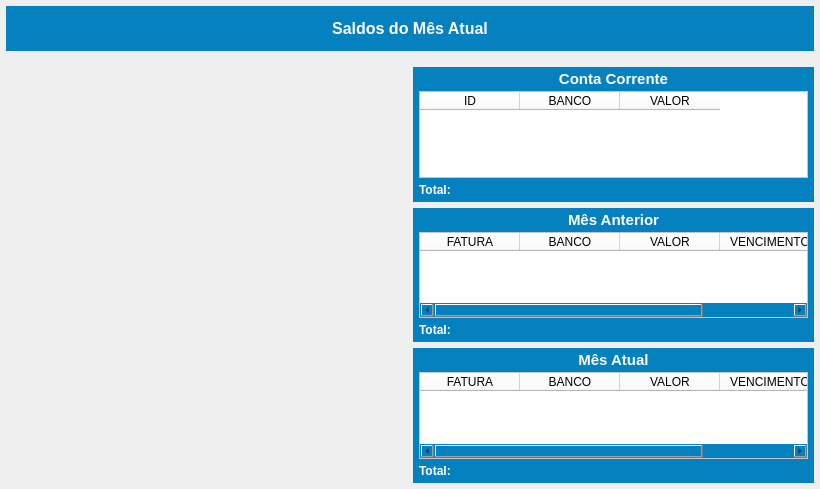
<?xml version="1.0" encoding="UTF-8"?>
<ui version="4.0">
 <class>MainWindow</class>
 <widget class="QMainWindow" name="MainWindow">
  <property name="geometry">
   <rect>
    <x>0</x>
    <y>0</y>
    <width>820</width>
    <height>489</height>
   </rect>
  </property>
  <property name="windowTitle">
   <string>Saldos Atuais</string>
  </property>
  <widget class="QWidget" name="centralwidget">
   <layout class="QVBoxLayout" name="verticalLayout">
    <property name="leftMargin">
     <number>6</number>
    </property>
    <property name="topMargin">
     <number>6</number>
    </property>
    <property name="rightMargin">
     <number>6</number>
    </property>
    <property name="bottomMargin">
     <number>6</number>
    </property>
    <item>
     <widget class="QWidget" name="widget" native="true">
      <property name="minimumSize">
       <size>
        <width>0</width>
        <height>45</height>
       </size>
      </property>
      <property name="maximumSize">
       <size>
        <width>16777215</width>
        <height>45</height>
       </size>
      </property>
      <property name="styleSheet">
       <string notr="true">background-color: rgb(5, 129, 192);</string>
      </property>
      <layout class="QHBoxLayout" name="horizontalLayout_14">
       <item>
        <widget class="QLabel" name="label_7">
         <property name="font">
          <font>
           <pointsize>12</pointsize>
           <weight>75</weight>
           <bold>true</bold>
          </font>
         </property>
         <property name="styleSheet">
          <string notr="true">color: rgb(255, 255, 255);</string>
         </property>
         <property name="text">
          <string>Saldos do Mês Atual</string>
         </property>
         <property name="alignment">
          <set>Qt::AlignCenter</set>
         </property>
        </widget>
       </item>
      </layout>
     </widget>
    </item>
    <item>
     <widget class="QWidget" name="widget_2" native="true">
      <layout class="QHBoxLayout" name="horizontalLayout">
       <property name="leftMargin">
        <number>0</number>
       </property>
       <property name="topMargin">
        <number>0</number>
       </property>
       <property name="rightMargin">
        <number>0</number>
       </property>
       <property name="bottomMargin">
        <number>0</number>
       </property>
       <item>
        <widget class="QWidget" name="widget_4" native="true">
         <layout class="QVBoxLayout" name="verticalLayout_2">
          <property name="leftMargin">
           <number>0</number>
          </property>
          <property name="topMargin">
           <number>6</number>
          </property>
          <property name="rightMargin">
           <number>0</number>
          </property>
          <property name="bottomMargin">
           <number>0</number>
          </property>
          <item>
           <widget class="QWidget" name="widget_6" native="true"/>
          </item>
          <item>
           <widget class="QWidget" name="widget_3" native="true"/>
          </item>
         </layout>
        </widget>
       </item>
       <item>
        <widget class="QWidget" name="widget_5" native="true">
         <layout class="QVBoxLayout" name="verticalLayout_3">
          <property name="leftMargin">
           <number>0</number>
          </property>
          <property name="topMargin">
           <number>10</number>
          </property>
          <property name="rightMargin">
           <number>0</number>
          </property>
          <property name="bottomMargin">
           <number>0</number>
          </property>
          <item>
           <widget class="QWidget" name="widget_18" native="true">
            <property name="minimumSize">
             <size>
              <width>0</width>
              <height>0</height>
             </size>
            </property>
            <property name="maximumSize">
             <size>
              <width>16777215</width>
              <height>16777215</height>
             </size>
            </property>
            <property name="styleSheet">
             <string notr="true">background-color: rgb(5, 129, 192);</string>
            </property>
            <layout class="QVBoxLayout" name="verticalLayout_6">
             <property name="spacing">
              <number>2</number>
             </property>
             <property name="leftMargin">
              <number>6</number>
             </property>
             <property name="topMargin">
              <number>2</number>
             </property>
             <property name="rightMargin">
              <number>6</number>
             </property>
             <property name="bottomMargin">
              <number>2</number>
             </property>
             <item>
              <widget class="QWidget" name="widget_7" native="true">
               <property name="minimumSize">
                <size>
                 <width>0</width>
                 <height>20</height>
                </size>
               </property>
               <property name="maximumSize">
                <size>
                 <width>16777215</width>
                 <height>20</height>
                </size>
               </property>
               <layout class="QHBoxLayout" name="horizontalLayout_2">
                <property name="spacing">
                 <number>0</number>
                </property>
                <property name="leftMargin">
                 <number>0</number>
                </property>
                <property name="topMargin">
                 <number>0</number>
                </property>
                <property name="rightMargin">
                 <number>0</number>
                </property>
                <property name="bottomMargin">
                 <number>0</number>
                </property>
                <item>
                 <widget class="QLabel" name="label_5">
                  <property name="maximumSize">
                   <size>
                    <width>16777215</width>
                    <height>25</height>
                   </size>
                  </property>
                  <property name="font">
                   <font>
                    <pointsize>11</pointsize>
                    <weight>75</weight>
                    <bold>true</bold>
                   </font>
                  </property>
                  <property name="styleSheet">
                   <string notr="true">color: rgb(255, 255, 255);</string>
                  </property>
                  <property name="text">
                   <string>Conta Corrente</string>
                  </property>
                  <property name="alignment">
                   <set>Qt::AlignCenter</set>
                  </property>
                 </widget>
                </item>
               </layout>
              </widget>
             </item>
             <item>
              <widget class="QTableWidget" name="table_Corrente">
               <property name="sizePolicy">
                <sizepolicy hsizetype="Preferred" vsizetype="Preferred">
                 <horstretch>0</horstretch>
                 <verstretch>0</verstretch>
                </sizepolicy>
               </property>
               <property name="font">
                <font>
                 <pointsize>8</pointsize>
                </font>
               </property>
               <property name="styleSheet">
                <string notr="true">background-color: rgb(255, 255, 255);</string>
               </property>
               <column>
                <property name="text">
                 <string>ID</string>
                </property>
               </column>
               <column>
                <property name="text">
                 <string>BANCO</string>
                </property>
               </column>
               <column>
                <property name="text">
                 <string>VALOR</string>
                </property>
               </column>
              </widget>
             </item>
             <item>
              <widget class="QWidget" name="widget_8" native="true">
               <property name="minimumSize">
                <size>
                 <width>0</width>
                 <height>20</height>
                </size>
               </property>
               <property name="maximumSize">
                <size>
                 <width>16777215</width>
                 <height>20</height>
                </size>
               </property>
               <layout class="QHBoxLayout" name="horizontalLayout_7">
                <property name="spacing">
                 <number>0</number>
                </property>
                <property name="leftMargin">
                 <number>0</number>
                </property>
                <property name="topMargin">
                 <number>0</number>
                </property>
                <property name="rightMargin">
                 <number>0</number>
                </property>
                <property name="bottomMargin">
                 <number>0</number>
                </property>
                <item>
                 <widget class="QLabel" name="label">
                  <property name="font">
                   <font>
                    <pointsize>9</pointsize>
                    <weight>75</weight>
                    <bold>true</bold>
                   </font>
                  </property>
                  <property name="styleSheet">
                   <string notr="true">color: rgb(255, 255, 255);</string>
                  </property>
                  <property name="text">
                   <string>Total:</string>
                  </property>
                 </widget>
                </item>
                <item>
                 <widget class="QLabel" name="label_T_Corrente">
                  <property name="font">
                   <font>
                    <pointsize>9</pointsize>
                    <weight>75</weight>
                    <bold>true</bold>
                   </font>
                  </property>
                  <property name="styleSheet">
                   <string notr="true">color: rgb(255, 255, 255);</string>
                  </property>
                  <property name="text">
                   <string/>
                  </property>
                  <property name="alignment">
                   <set>Qt::AlignRight|Qt::AlignTrailing|Qt::AlignVCenter</set>
                  </property>
                 </widget>
                </item>
               </layout>
              </widget>
             </item>
            </layout>
           </widget>
          </item>
          <item>
           <widget class="QWidget" name="widget_19" native="true">
            <property name="minimumSize">
             <size>
              <width>0</width>
              <height>0</height>
             </size>
            </property>
            <property name="maximumSize">
             <size>
              <width>16777215</width>
              <height>16777215</height>
             </size>
            </property>
            <property name="styleSheet">
             <string notr="true">background-color: rgb(5, 129, 192);</string>
            </property>
            <layout class="QVBoxLayout" name="verticalLayout_7">
             <property name="spacing">
              <number>2</number>
             </property>
             <property name="leftMargin">
              <number>6</number>
             </property>
             <property name="topMargin">
              <number>2</number>
             </property>
             <property name="rightMargin">
              <number>6</number>
             </property>
             <property name="bottomMargin">
              <number>2</number>
             </property>
             <item>
              <widget class="QWidget" name="widget_10" native="true">
               <property name="minimumSize">
                <size>
                 <width>0</width>
                 <height>20</height>
                </size>
               </property>
               <property name="maximumSize">
                <size>
                 <width>16777215</width>
                 <height>20</height>
                </size>
               </property>
               <layout class="QHBoxLayout" name="horizontalLayout_3">
                <property name="spacing">
                 <number>0</number>
                </property>
                <property name="leftMargin">
                 <number>0</number>
                </property>
                <property name="topMargin">
                 <number>0</number>
                </property>
                <property name="rightMargin">
                 <number>0</number>
                </property>
                <property name="bottomMargin">
                 <number>0</number>
                </property>
                <item>
                 <widget class="QLabel" name="label_9">
                  <property name="maximumSize">
                   <size>
                    <width>16777215</width>
                    <height>25</height>
                   </size>
                  </property>
                  <property name="font">
                   <font>
                    <pointsize>11</pointsize>
                    <weight>75</weight>
                    <bold>true</bold>
                   </font>
                  </property>
                  <property name="styleSheet">
                   <string notr="true">color: rgb(255, 255, 255);</string>
                  </property>
                  <property name="text">
                   <string>Mês Anterior</string>
                  </property>
                  <property name="alignment">
                   <set>Qt::AlignCenter</set>
                  </property>
                 </widget>
                </item>
               </layout>
              </widget>
             </item>
             <item>
              <widget class="QTableWidget" name="table_Cartao_Anterior">
               <property name="sizePolicy">
                <sizepolicy hsizetype="Preferred" vsizetype="Preferred">
                 <horstretch>0</horstretch>
                 <verstretch>0</verstretch>
                </sizepolicy>
               </property>
               <property name="font">
                <font>
                 <pointsize>8</pointsize>
                </font>
               </property>
               <property name="styleSheet">
                <string notr="true">background-color: rgb(255, 255, 255);</string>
               </property>
               <column>
                <property name="text">
                 <string>FATURA</string>
                </property>
               </column>
               <column>
                <property name="text">
                 <string>BANCO</string>
                </property>
               </column>
               <column>
                <property name="text">
                 <string>VALOR</string>
                </property>
               </column>
               <column>
                <property name="text">
                 <string>VENCIMENTO</string>
                </property>
               </column>
              </widget>
             </item>
             <item>
              <widget class="QWidget" name="widget_11" native="true">
               <property name="minimumSize">
                <size>
                 <width>0</width>
                 <height>20</height>
                </size>
               </property>
               <property name="maximumSize">
                <size>
                 <width>16777215</width>
                 <height>20</height>
                </size>
               </property>
               <layout class="QHBoxLayout" name="horizontalLayout_8">
                <property name="spacing">
                 <number>0</number>
                </property>
                <property name="leftMargin">
                 <number>0</number>
                </property>
                <property name="topMargin">
                 <number>0</number>
                </property>
                <property name="rightMargin">
                 <number>0</number>
                </property>
                <property name="bottomMargin">
                 <number>0</number>
                </property>
                <item>
                 <widget class="QLabel" name="label_2">
                  <property name="font">
                   <font>
                    <pointsize>9</pointsize>
                    <weight>75</weight>
                    <bold>true</bold>
                   </font>
                  </property>
                  <property name="styleSheet">
                   <string notr="true">color: rgb(255, 255, 255);</string>
                  </property>
                  <property name="text">
                   <string>Total:</string>
                  </property>
                 </widget>
                </item>
                <item>
                 <widget class="QLabel" name="label_T_Anterior">
                  <property name="font">
                   <font>
                    <pointsize>9</pointsize>
                    <weight>75</weight>
                    <bold>true</bold>
                   </font>
                  </property>
                  <property name="styleSheet">
                   <string notr="true">color: rgb(255, 255, 255);</string>
                  </property>
                  <property name="text">
                   <string/>
                  </property>
                  <property name="alignment">
                   <set>Qt::AlignRight|Qt::AlignTrailing|Qt::AlignVCenter</set>
                  </property>
                 </widget>
                </item>
               </layout>
              </widget>
             </item>
            </layout>
           </widget>
          </item>
          <item>
           <widget class="QWidget" name="widget_20" native="true">
            <property name="minimumSize">
             <size>
              <width>0</width>
              <height>0</height>
             </size>
            </property>
            <property name="maximumSize">
             <size>
              <width>16777215</width>
              <height>16777215</height>
             </size>
            </property>
            <property name="styleSheet">
             <string notr="true">background-color: rgb(5, 129, 192);</string>
            </property>
            <layout class="QVBoxLayout" name="verticalLayout_8">
             <property name="spacing">
              <number>2</number>
             </property>
             <property name="leftMargin">
              <number>6</number>
             </property>
             <property name="topMargin">
              <number>2</number>
             </property>
             <property name="rightMargin">
              <number>6</number>
             </property>
             <property name="bottomMargin">
              <number>2</number>
             </property>
             <item>
              <widget class="QWidget" name="widget_12" native="true">
               <property name="minimumSize">
                <size>
                 <width>0</width>
                 <height>20</height>
                </size>
               </property>
               <property name="maximumSize">
                <size>
                 <width>16777215</width>
                 <height>20</height>
                </size>
               </property>
               <layout class="QHBoxLayout" name="horizontalLayout_4">
                <property name="spacing">
                 <number>0</number>
                </property>
                <property name="leftMargin">
                 <number>0</number>
                </property>
                <property name="topMargin">
                 <number>0</number>
                </property>
                <property name="rightMargin">
                 <number>0</number>
                </property>
                <property name="bottomMargin">
                 <number>0</number>
                </property>
                <item>
                 <widget class="QLabel" name="label_6">
                  <property name="minimumSize">
                   <size>
                    <width>0</width>
                    <height>0</height>
                   </size>
                  </property>
                  <property name="maximumSize">
                   <size>
                    <width>16777215</width>
                    <height>16777215</height>
                   </size>
                  </property>
                  <property name="font">
                   <font>
                    <pointsize>11</pointsize>
                    <weight>75</weight>
                    <bold>true</bold>
                   </font>
                  </property>
                  <property name="styleSheet">
                   <string notr="true">color: rgb(255, 255, 255);</string>
                  </property>
                  <property name="text">
                   <string>Mês Atual</string>
                  </property>
                  <property name="alignment">
                   <set>Qt::AlignCenter</set>
                  </property>
                 </widget>
                </item>
               </layout>
              </widget>
             </item>
             <item>
              <widget class="QTableWidget" name="table_Cartao_Atual">
               <property name="sizePolicy">
                <sizepolicy hsizetype="Preferred" vsizetype="Preferred">
                 <horstretch>0</horstretch>
                 <verstretch>0</verstretch>
                </sizepolicy>
               </property>
               <property name="font">
                <font>
                 <pointsize>8</pointsize>
                </font>
               </property>
               <property name="styleSheet">
                <string notr="true">background-color: rgb(255, 255, 255);</string>
               </property>
               <column>
                <property name="text">
                 <string>FATURA</string>
                </property>
               </column>
               <column>
                <property name="text">
                 <string>BANCO</string>
                </property>
               </column>
               <column>
                <property name="text">
                 <string>VALOR</string>
                </property>
               </column>
               <column>
                <property name="text">
                 <string>VENCIMENTO</string>
                </property>
               </column>
              </widget>
             </item>
             <item>
              <widget class="QWidget" name="widget_13" native="true">
               <property name="minimumSize">
                <size>
                 <width>0</width>
                 <height>20</height>
                </size>
               </property>
               <property name="maximumSize">
                <size>
                 <width>16777215</width>
                 <height>20</height>
                </size>
               </property>
               <layout class="QHBoxLayout" name="horizontalLayout_10">
                <property name="spacing">
                 <number>0</number>
                </property>
                <property name="leftMargin">
                 <number>0</number>
                </property>
                <property name="topMargin">
                 <number>0</number>
                </property>
                <property name="rightMargin">
                 <number>0</number>
                </property>
                <property name="bottomMargin">
                 <number>0</number>
                </property>
                <item>
                 <widget class="QLabel" name="label_3">
                  <property name="font">
                   <font>
                    <pointsize>9</pointsize>
                    <weight>75</weight>
                    <bold>true</bold>
                   </font>
                  </property>
                  <property name="styleSheet">
                   <string notr="true">color: rgb(255, 255, 255);</string>
                  </property>
                  <property name="text">
                   <string>Total:</string>
                  </property>
                 </widget>
                </item>
                <item>
                 <widget class="QLabel" name="label_T_Atual">
                  <property name="font">
                   <font>
                    <pointsize>9</pointsize>
                    <weight>75</weight>
                    <bold>true</bold>
                   </font>
                  </property>
                  <property name="styleSheet">
                   <string notr="true">color: rgb(255, 255, 255);</string>
                  </property>
                  <property name="text">
                   <string/>
                  </property>
                  <property name="alignment">
                   <set>Qt::AlignRight|Qt::AlignTrailing|Qt::AlignVCenter</set>
                  </property>
                 </widget>
                </item>
               </layout>
              </widget>
             </item>
            </layout>
           </widget>
          </item>
         </layout>
        </widget>
       </item>
      </layout>
     </widget>
    </item>
   </layout>
  </widget>
 </widget>
 <resources/>
 <connections/>
</ui>
